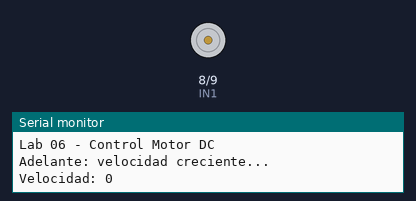
A sketch run on a simulated Arduino Uno, built with avr-gcc and run on an emulated ATmega328P. On the bench: motor-driver pin pairs drawn as motors (green arrow = first pin HIGH = forward, orange = second pin HIGH = backward, longer = more drive, scaled by the enable pin), the last lines printed to the serial monitor.

Above: at 0.15 s.
At 4.66 s:
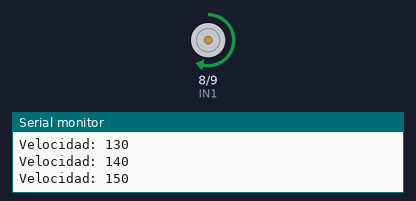
At 9.3 s:
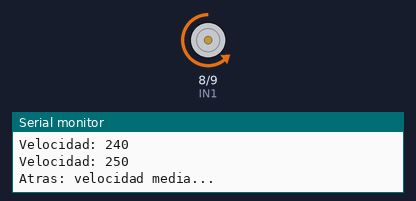
At 14.97 s:
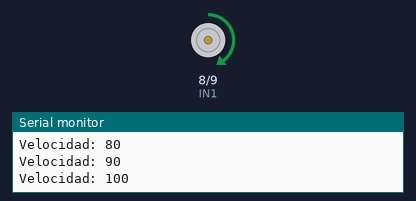
Timing chart, 0 to 15.3 s (numbered marks = the images above):
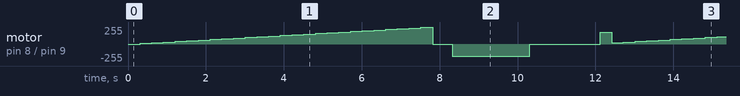

The sketch:

sketch.ino
```cpp
// Lab06_Motor_DC.ino

const int ENA = 10;
const int IN1 = 8;
const int IN2 = 9;

void motorAdelante(int velocidad) {
  digitalWrite(IN1, HIGH);
  digitalWrite(IN2, LOW);
  analogWrite(ENA, velocidad);
}

void motorAtras(int velocidad) {
  digitalWrite(IN1, LOW);
  digitalWrite(IN2, HIGH);
  analogWrite(ENA, velocidad);
}

void motorFreno() {
  digitalWrite(IN1, HIGH);
  digitalWrite(IN2, HIGH);
  analogWrite(ENA, 255);
}

void motorLibre() {
  analogWrite(ENA, 0);
}

void setup() {
  pinMode(ENA, OUTPUT);
  pinMode(IN1, OUTPUT);
  pinMode(IN2, OUTPUT);

  Serial.begin(9600);
  Serial.println("Lab 06 - Control Motor DC");
}

void loop() {

  Serial.println("Adelante: velocidad creciente...");

  for (int v = 0; v <= 255; v += 10) {
    motorAdelante(v);
    Serial.print("Velocidad: ");
    Serial.println(v);
    delay(300);
  }

  motorLibre();
  delay(500);

  Serial.println("Atras: velocidad media...");
  motorAtras(180);
  delay(2000);

  motorFreno();
  delay(500);

  delay(1000);
}
```
